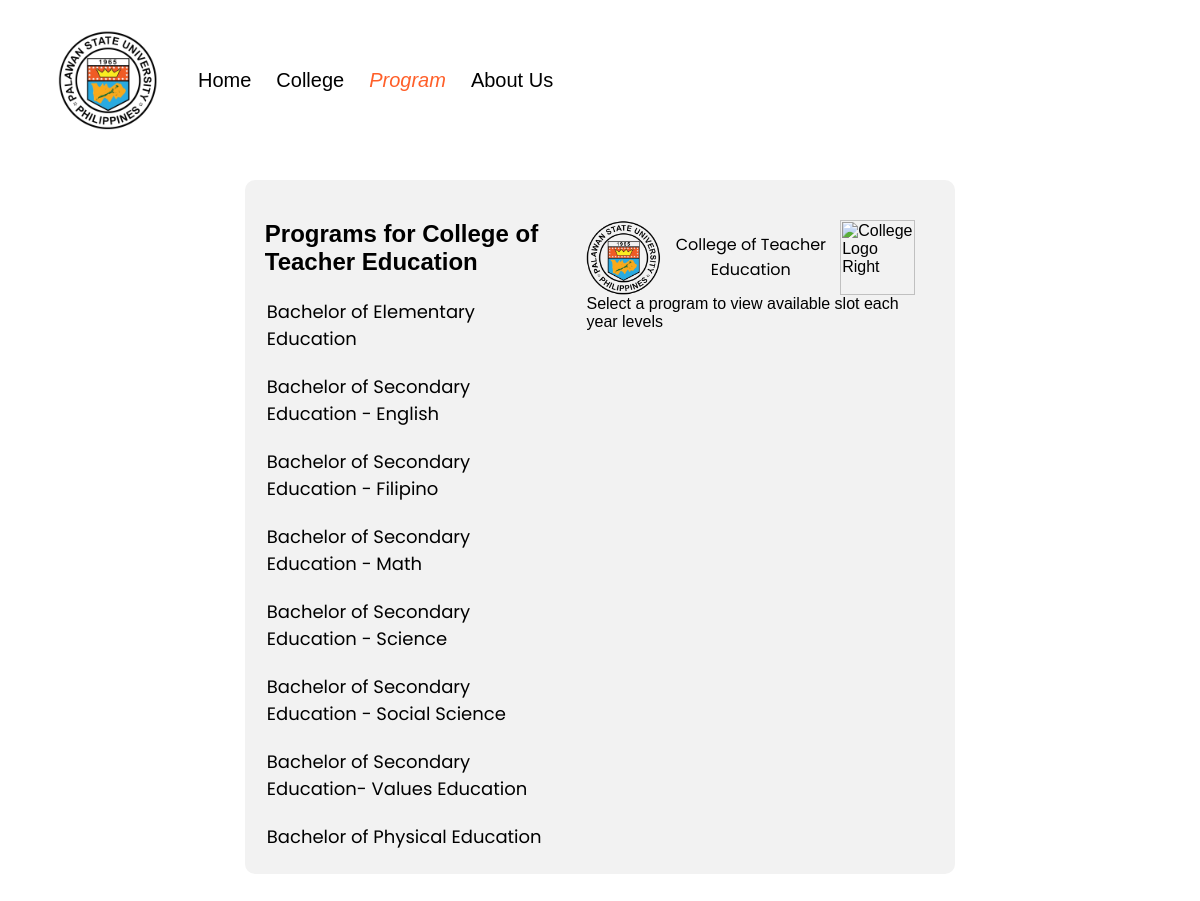
Screenshot of /college/CTE/ with the database file from the repository.
### thesis/models.py (models this page shows)
class College(models.Model):
    code = models.CharField(max_length=5, default="None")
    college_name = models.CharField(max_length=55)
    def __str__(self):
        return f"{self.college_name}"
    class Meta:
        verbose_name_plural = "colleges"

class Program(models.Model):
    program_name = models.CharField(max_length=120)
    college = models.ForeignKey(College, on_delete=models.CASCADE)
    def __str__(self):
        return f"{self.program_name}"
    class Meta:
        verbose_name_plural = "programs"

### thesis/views.py (the view)
# urls.py: path('college/<str:code>/', views.program_view, name='program'),
def program_view(request, code):
    selected_college = College.objects.get(code=code)
    print(f"Selected College: {selected_college}")
    college_programs = Program.objects.filter(college__college_name=selected_college)
    print(college_programs)
    context = {
        'code': code,
        'selected_college': selected_college,
        'college_programs': college_programs
        }
    return render(request, 'program.html', context)

### thesis/templates/program.html (shortened to what this page needs)
{% load static %}
<html lang="en">
<head>
    <link rel="stylesheet" type="text/css" href="{% static 'style/stylesheet.css' %}">
</head>
<body>
    <div class="menu">
        <img class="psu-logo" src="{% static 'image/psu (2).png' %}" alt="PSU Logo">
        {% block content %}
        <nav>
            <ul class="nav-list">
                <li><a href="{% url 'index' %}">Home</a></li>
                <li><a href="{% url 'college' %}">College</a></li>
                <li><a href=""><i style="color: #ff5f29">Program</i></a></li>
                <li><a href="{% url 'about' %}">About Us</a></li>
            </ul>
        </nav>
        {% endblock %}
    </div>
    <div class="p-container">
        <div class="c-container">
            <h2>Programs for {{ selected_college }}</h2>
            {% for programs in college_programs %}
            <ul>
                <li>
                    <a href="#" class="program-link" data-program-name="{{ programs.program_name }}">{{ programs.program_name }}</a>
                </li>
            </ul>
            {% endfor %}
        </div>
        <div class="y-container">
            <div class="c-name">
                <img id="college-image" src="{% static 'image/psu (2).png' %}" alt="College Logo">
                <a id="college-title">{{ selected_college }}</a>
                <img id="college-image-right" src="{% static 'image/' %}{{ code }} logo.png" alt="College Logo Right">
            </div>
            <div id="program-details">Select a program to view available slot each year levels</div>
        </div>
    </div>
    </body>
</html>

### thesis/static/style/stylesheet.css (style rules this page uses)
body { background-color: rgb(255, 255, 255); font-family: Arial, sans-serif; }
.menu { position: inherit; display: flex; align-items: center; margin-top: 30px; margin-left: 50px; color: #fff; }
.psu-logo { width: 100px; height: 100px; }
.nav-list { justify-content: space-around; font-size: 20px; font-family:Arial, Helvetica, sans-serif; color: black; list-style: none; display: flex; list-style: none; }
.nav-list a { text-decoration: none; margin-right: 25px; color: Black; }
.p-container { display: flex; align-items: flex-start; padding: 20px; background-color: #f2f2f2; border-radius: 10px; box-sizing: border-box; max-width: 60%; max-height:90%; height: 70%; position:relative; top: 5%; left: 20%; }
.c-container { align-content: space-between; flex: 1; height: 100%; box-sizing: border-box; flex-grow: 1; overflow: auto; }
.c-container ul { padding:2px; list-style-type: none; height:auto ; align-content: top; justify-content: space-between; }
.c-container li { font-family: 'Poppins', sans-serif; font-size: auto; color: black; cursor: pointer; margin-top: 0px; padding-top: 1px; margin: 0; }
.c-container li a.program-link { text-decoration: none; color: black; font-size: 18; }
.y-container { display: flex; flex-direction: column; align-items: flex-start; padding: 20px; width: 55%; box-sizing: border-box; position: relative; height: 100%; align-content: space-between; }
.c-name { display: flex; align-items: center; align-content: space-between; gap: 10px; margin: auto; margin-top: 0%; margin-bottom: 0%; }
.c-name img { width: 75px; height: auto; }
.c-name a { font-family: 'Poppins', sans-serif; color: rgb(0, 0, 0); text-align: center; text-decoration: none; }

### rows the page displays
College: college_name "College of Teacher Education"
Program: program_name "Bachelor of Elementary Education"
Program: program_name "Bachelor of Secondary Education - English"
Program: program_name "Bachelor of Secondary Education - Filipino"
Program: program_name "Bachelor of Secondary Education - Math"
Program: program_name "Bachelor of Secondary Education - Science"
Program: program_name "Bachelor of Secondary Education - Social Science"
Program: program_name "Bachelor of Secondary Education- Values Education"
Program: program_name "Bachelor of Physical Education"
